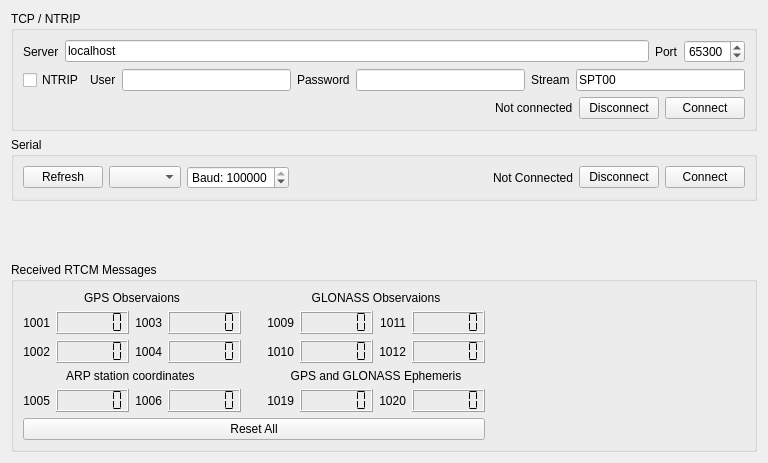
<?xml version="1.0" encoding="UTF-8"?>
<ui version="4.0">
 <class>RtcmWidget</class>
 <widget class="QWidget" name="RtcmWidget">
  <property name="geometry">
   <rect>
    <x>0</x>
    <y>0</y>
    <width>768</width>
    <height>463</height>
   </rect>
  </property>
  <property name="windowTitle">
   <string>Form</string>
  </property>
  <layout class="QVBoxLayout" name="verticalLayout_2">
   <item>
    <widget class="QGroupBox" name="groupBox">
     <property name="title">
      <string>TCP / NTRIP</string>
     </property>
     <layout class="QVBoxLayout" name="verticalLayout">
      <item>
       <layout class="QHBoxLayout" name="horizontalLayout_2">
        <item>
         <widget class="QLabel" name="label">
          <property name="text">
           <string>Server</string>
          </property>
         </widget>
        </item>
        <item>
         <widget class="QLineEdit" name="ntripServerEdit">
          <property name="text">
           <string>localhost</string>
          </property>
         </widget>
        </item>
        <item>
         <widget class="QLabel" name="label_2">
          <property name="text">
           <string>Port</string>
          </property>
         </widget>
        </item>
        <item>
         <widget class="QSpinBox" name="ntripPortBox">
          <property name="maximum">
           <number>65535</number>
          </property>
          <property name="value">
           <number>65300</number>
          </property>
         </widget>
        </item>
       </layout>
      </item>
      <item>
       <layout class="QHBoxLayout" name="horizontalLayout_3">
        <item>
         <widget class="QCheckBox" name="ntripBox">
          <property name="text">
           <string>NTRIP</string>
          </property>
          <property name="checked">
           <bool>false</bool>
          </property>
         </widget>
        </item>
        <item>
         <widget class="QLabel" name="label_3">
          <property name="text">
           <string>User</string>
          </property>
         </widget>
        </item>
        <item>
         <widget class="QLineEdit" name="ntripUserEdit">
          <property name="text">
           <string/>
          </property>
         </widget>
        </item>
        <item>
         <widget class="QLabel" name="label_4">
          <property name="text">
           <string>Password</string>
          </property>
         </widget>
        </item>
        <item>
         <widget class="QLineEdit" name="ntripPasswordEdit">
          <property name="text">
           <string/>
          </property>
          <property name="echoMode">
           <enum>QLineEdit::Password</enum>
          </property>
         </widget>
        </item>
        <item>
         <widget class="QLabel" name="label_5">
          <property name="text">
           <string>Stream</string>
          </property>
         </widget>
        </item>
        <item>
         <widget class="QLineEdit" name="ntripStreamEdit">
          <property name="text">
           <string>SPT00</string>
          </property>
          <property name="echoMode">
           <enum>QLineEdit::Normal</enum>
          </property>
         </widget>
        </item>
       </layout>
      </item>
      <item>
       <layout class="QHBoxLayout" name="horizontalLayout">
        <item>
         <spacer name="horizontalSpacer">
          <property name="orientation">
           <enum>Qt::Horizontal</enum>
          </property>
          <property name="sizeHint" stdset="0">
           <size>
            <width>40</width>
            <height>20</height>
           </size>
          </property>
         </spacer>
        </item>
        <item>
         <widget class="QLabel" name="ntripConnectedLabel">
          <property name="text">
           <string>Not connected</string>
          </property>
         </widget>
        </item>
        <item>
         <widget class="QPushButton" name="ntripDisconnectButton">
          <property name="text">
           <string>Disconnect</string>
          </property>
         </widget>
        </item>
        <item>
         <widget class="QPushButton" name="ntripConnectButton">
          <property name="text">
           <string>Connect</string>
          </property>
         </widget>
        </item>
       </layout>
      </item>
     </layout>
    </widget>
   </item>
   <item>
    <widget class="QGroupBox" name="groupBox_3">
     <property name="title">
      <string>Serial</string>
     </property>
     <layout class="QHBoxLayout" name="horizontalLayout_4">
      <item>
       <widget class="QPushButton" name="rtcmSerialRefreshButton">
        <property name="text">
         <string>Refresh</string>
        </property>
       </widget>
      </item>
      <item>
       <widget class="QComboBox" name="rtcmSerialPortBox"/>
      </item>
      <item>
       <widget class="QSpinBox" name="rtcmSerialBaudBox">
        <property name="suffix">
         <string/>
        </property>
        <property name="prefix">
         <string>Baud: </string>
        </property>
        <property name="maximum">
         <number>4000000</number>
        </property>
        <property name="value">
         <number>115200</number>
        </property>
       </widget>
      </item>
      <item>
       <spacer name="horizontalSpacer_2">
        <property name="orientation">
         <enum>Qt::Horizontal</enum>
        </property>
        <property name="sizeHint" stdset="0">
         <size>
          <width>17</width>
          <height>20</height>
         </size>
        </property>
       </spacer>
      </item>
      <item>
       <widget class="QLabel" name="rtcmSerialConnectedLabel">
        <property name="text">
         <string>Not Connected</string>
        </property>
       </widget>
      </item>
      <item>
       <widget class="QPushButton" name="rtcmSerialDisconnectButton">
        <property name="text">
         <string>Disconnect</string>
        </property>
       </widget>
      </item>
      <item>
       <widget class="QPushButton" name="rtcmSerialConnectButton">
        <property name="text">
         <string>Connect</string>
        </property>
       </widget>
      </item>
     </layout>
     <zorder>rtcmSerialPortBox</zorder>
     <zorder>rtcmSerialDisconnectButton</zorder>
     <zorder>rtcmSerialConnectButton</zorder>
     <zorder>rtcmSerialBaudBox</zorder>
     <zorder>rtcmSerialRefreshButton</zorder>
     <zorder>rtcmSerialConnectedLabel</zorder>
    </widget>
   </item>
   <item>
    <spacer name="verticalSpacer">
     <property name="orientation">
      <enum>Qt::Vertical</enum>
     </property>
     <property name="sizeHint" stdset="0">
      <size>
       <width>20</width>
       <height>9</height>
      </size>
     </property>
    </spacer>
   </item>
   <item>
    <widget class="QGroupBox" name="groupBox_2">
     <property name="title">
      <string>Received RTCM Messages</string>
     </property>
     <layout class="QGridLayout" name="gridLayout_6">
      <item row="1" column="1">
       <layout class="QGridLayout" name="gridLayout_4">
        <property name="leftMargin">
         <number>10</number>
        </property>
        <item row="1" column="2">
         <widget class="QLabel" name="label_16">
          <property name="text">
           <string>1020</string>
          </property>
          <property name="alignment">
           <set>Qt::AlignRight|Qt::AlignTrailing|Qt::AlignVCenter</set>
          </property>
         </widget>
        </item>
        <item row="1" column="3">
         <widget class="QLCDNumber" name="rtcm1020Number">
          <property name="digitCount">
           <number>6</number>
          </property>
          <property name="segmentStyle">
           <enum>QLCDNumber::Flat</enum>
          </property>
         </widget>
        </item>
        <item row="1" column="0">
         <widget class="QLabel" name="label_17">
          <property name="text">
           <string>1019</string>
          </property>
          <property name="alignment">
           <set>Qt::AlignRight|Qt::AlignTrailing|Qt::AlignVCenter</set>
          </property>
         </widget>
        </item>
        <item row="1" column="1">
         <widget class="QLCDNumber" name="rtcm1019Number">
          <property name="digitCount">
           <number>6</number>
          </property>
          <property name="segmentStyle">
           <enum>QLCDNumber::Flat</enum>
          </property>
         </widget>
        </item>
        <item row="0" column="0" colspan="4">
         <widget class="QLabel" name="label_20">
          <property name="font">
           <font>
            <weight>50</weight>
            <bold>false</bold>
           </font>
          </property>
          <property name="text">
           <string>GPS and GLONASS Ephemeris</string>
          </property>
          <property name="alignment">
           <set>Qt::AlignCenter</set>
          </property>
         </widget>
        </item>
       </layout>
      </item>
      <item row="1" column="0">
       <layout class="QGridLayout" name="gridLayout_5">
        <property name="rightMargin">
         <number>10</number>
        </property>
        <item row="1" column="3">
         <widget class="QLCDNumber" name="rtcm1006Number">
          <property name="digitCount">
           <number>6</number>
          </property>
          <property name="segmentStyle">
           <enum>QLCDNumber::Flat</enum>
          </property>
         </widget>
        </item>
        <item row="1" column="0">
         <widget class="QLabel" name="label_10">
          <property name="text">
           <string>1005</string>
          </property>
          <property name="alignment">
           <set>Qt::AlignRight|Qt::AlignTrailing|Qt::AlignVCenter</set>
          </property>
         </widget>
        </item>
        <item row="1" column="2">
         <widget class="QLabel" name="label_11">
          <property name="text">
           <string>1006</string>
          </property>
          <property name="alignment">
           <set>Qt::AlignRight|Qt::AlignTrailing|Qt::AlignVCenter</set>
          </property>
         </widget>
        </item>
        <item row="1" column="1">
         <widget class="QLCDNumber" name="rtcm1005Number">
          <property name="digitCount">
           <number>6</number>
          </property>
          <property name="segmentStyle">
           <enum>QLCDNumber::Flat</enum>
          </property>
         </widget>
        </item>
        <item row="0" column="0" colspan="4">
         <widget class="QLabel" name="label_21">
          <property name="font">
           <font>
            <weight>50</weight>
            <bold>false</bold>
           </font>
          </property>
          <property name="text">
           <string>ARP station coordinates </string>
          </property>
          <property name="alignment">
           <set>Qt::AlignCenter</set>
          </property>
         </widget>
        </item>
       </layout>
      </item>
      <item row="2" column="0" colspan="2">
       <widget class="QPushButton" name="resetAllCountersButton">
        <property name="text">
         <string>Reset All</string>
        </property>
       </widget>
      </item>
      <item row="0" column="1">
       <layout class="QGridLayout" name="gridLayout_3">
        <property name="leftMargin">
         <number>10</number>
        </property>
        <item row="1" column="1">
         <widget class="QLCDNumber" name="rtcm1009Number">
          <property name="digitCount">
           <number>6</number>
          </property>
          <property name="segmentStyle">
           <enum>QLCDNumber::Flat</enum>
          </property>
         </widget>
        </item>
        <item row="2" column="1">
         <widget class="QLCDNumber" name="rtcm1010Number">
          <property name="digitCount">
           <number>6</number>
          </property>
          <property name="segmentStyle">
           <enum>QLCDNumber::Flat</enum>
          </property>
         </widget>
        </item>
        <item row="1" column="3">
         <widget class="QLCDNumber" name="rtcm1011Number">
          <property name="digitCount">
           <number>6</number>
          </property>
          <property name="segmentStyle">
           <enum>QLCDNumber::Flat</enum>
          </property>
         </widget>
        </item>
        <item row="1" column="2">
         <widget class="QLabel" name="label_14">
          <property name="text">
           <string>1011</string>
          </property>
          <property name="alignment">
           <set>Qt::AlignRight|Qt::AlignTrailing|Qt::AlignVCenter</set>
          </property>
         </widget>
        </item>
        <item row="2" column="2">
         <widget class="QLabel" name="label_13">
          <property name="text">
           <string>1012</string>
          </property>
          <property name="alignment">
           <set>Qt::AlignRight|Qt::AlignTrailing|Qt::AlignVCenter</set>
          </property>
         </widget>
        </item>
        <item row="0" column="0" colspan="4">
         <widget class="QLabel" name="label_19">
          <property name="font">
           <font>
            <weight>50</weight>
            <bold>false</bold>
           </font>
          </property>
          <property name="text">
           <string>GLONASS Observaions</string>
          </property>
          <property name="alignment">
           <set>Qt::AlignCenter</set>
          </property>
         </widget>
        </item>
        <item row="2" column="0">
         <widget class="QLabel" name="label_15">
          <property name="text">
           <string>1010</string>
          </property>
          <property name="alignment">
           <set>Qt::AlignRight|Qt::AlignTrailing|Qt::AlignVCenter</set>
          </property>
         </widget>
        </item>
        <item row="1" column="0">
         <widget class="QLabel" name="label_12">
          <property name="text">
           <string>1009</string>
          </property>
          <property name="alignment">
           <set>Qt::AlignRight|Qt::AlignTrailing|Qt::AlignVCenter</set>
          </property>
         </widget>
        </item>
        <item row="2" column="3">
         <widget class="QLCDNumber" name="rtcm1012Number">
          <property name="digitCount">
           <number>6</number>
          </property>
          <property name="segmentStyle">
           <enum>QLCDNumber::Flat</enum>
          </property>
         </widget>
        </item>
       </layout>
      </item>
      <item row="0" column="0">
       <layout class="QGridLayout" name="gridLayout_2">
        <property name="rightMargin">
         <number>10</number>
        </property>
        <item row="1" column="3">
         <widget class="QLCDNumber" name="rtcm1003Number">
          <property name="digitCount">
           <number>6</number>
          </property>
          <property name="segmentStyle">
           <enum>QLCDNumber::Flat</enum>
          </property>
         </widget>
        </item>
        <item row="1" column="1">
         <widget class="QLCDNumber" name="rtcm1001Number">
          <property name="digitCount">
           <number>6</number>
          </property>
          <property name="segmentStyle">
           <enum>QLCDNumber::Flat</enum>
          </property>
         </widget>
        </item>
        <item row="2" column="0">
         <widget class="QLabel" name="label_8">
          <property name="text">
           <string>1002</string>
          </property>
          <property name="alignment">
           <set>Qt::AlignRight|Qt::AlignTrailing|Qt::AlignVCenter</set>
          </property>
         </widget>
        </item>
        <item row="2" column="1">
         <widget class="QLCDNumber" name="rtcm1002Number">
          <property name="digitCount">
           <number>6</number>
          </property>
          <property name="segmentStyle">
           <enum>QLCDNumber::Flat</enum>
          </property>
         </widget>
        </item>
        <item row="2" column="3">
         <widget class="QLCDNumber" name="rtcm1004Number">
          <property name="digitCount">
           <number>6</number>
          </property>
          <property name="segmentStyle">
           <enum>QLCDNumber::Flat</enum>
          </property>
         </widget>
        </item>
        <item row="1" column="0">
         <widget class="QLabel" name="label_6">
          <property name="text">
           <string>1001</string>
          </property>
          <property name="alignment">
           <set>Qt::AlignRight|Qt::AlignTrailing|Qt::AlignVCenter</set>
          </property>
         </widget>
        </item>
        <item row="2" column="2">
         <widget class="QLabel" name="label_9">
          <property name="text">
           <string>1004</string>
          </property>
          <property name="alignment">
           <set>Qt::AlignRight|Qt::AlignTrailing|Qt::AlignVCenter</set>
          </property>
         </widget>
        </item>
        <item row="1" column="2">
         <widget class="QLabel" name="label_7">
          <property name="text">
           <string>1003</string>
          </property>
          <property name="alignment">
           <set>Qt::AlignRight|Qt::AlignTrailing|Qt::AlignVCenter</set>
          </property>
         </widget>
        </item>
        <item row="0" column="0" colspan="4">
         <widget class="QLabel" name="label_18">
          <property name="font">
           <font>
            <weight>50</weight>
            <bold>false</bold>
           </font>
          </property>
          <property name="text">
           <string>GPS Observaions</string>
          </property>
          <property name="alignment">
           <set>Qt::AlignCenter</set>
          </property>
         </widget>
        </item>
       </layout>
      </item>
      <item row="1" column="2">
       <spacer name="horizontalSpacer_3">
        <property name="orientation">
         <enum>Qt::Horizontal</enum>
        </property>
        <property name="sizeHint" stdset="0">
         <size>
          <width>40</width>
          <height>20</height>
         </size>
        </property>
       </spacer>
      </item>
     </layout>
    </widget>
   </item>
  </layout>
 </widget>
 <resources/>
 <connections/>
</ui>
